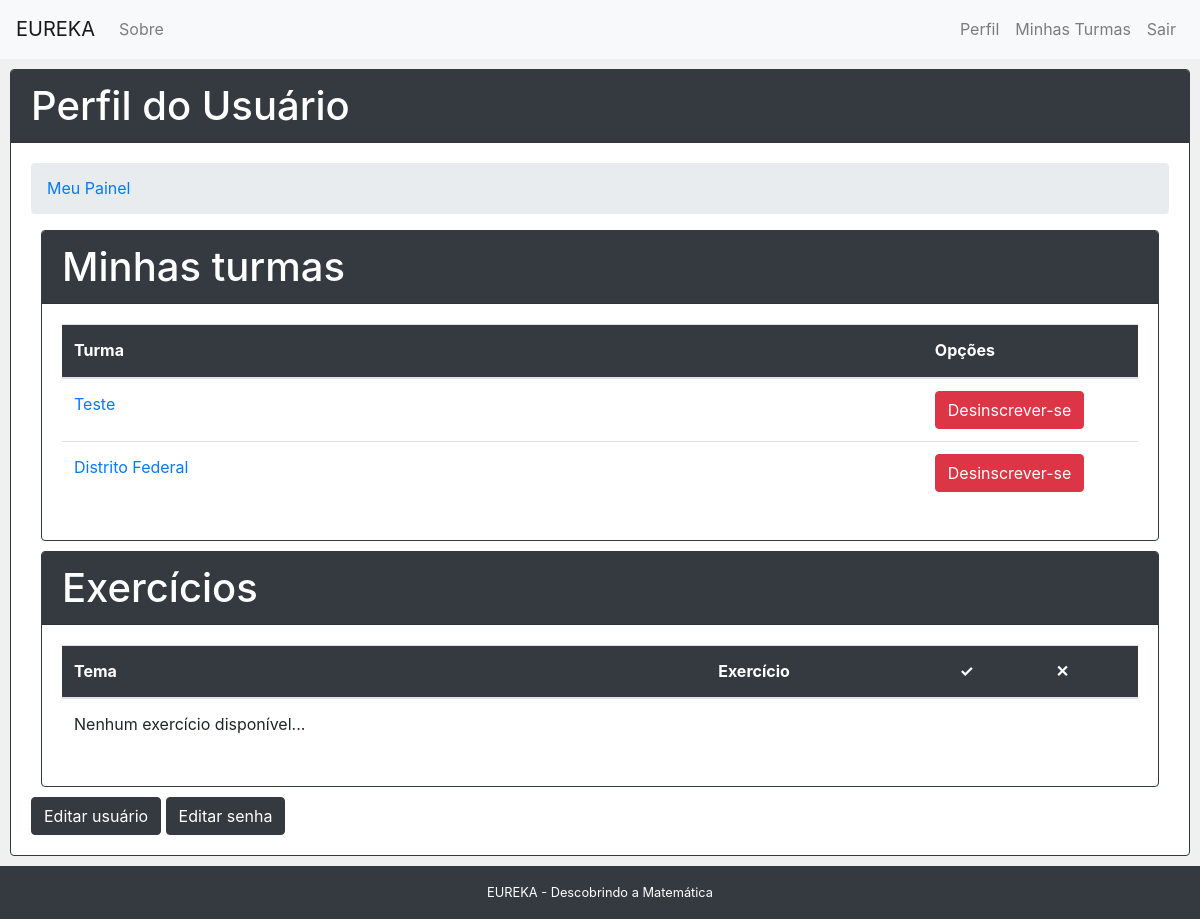
The app's page /usuario/ (signed in), older data.
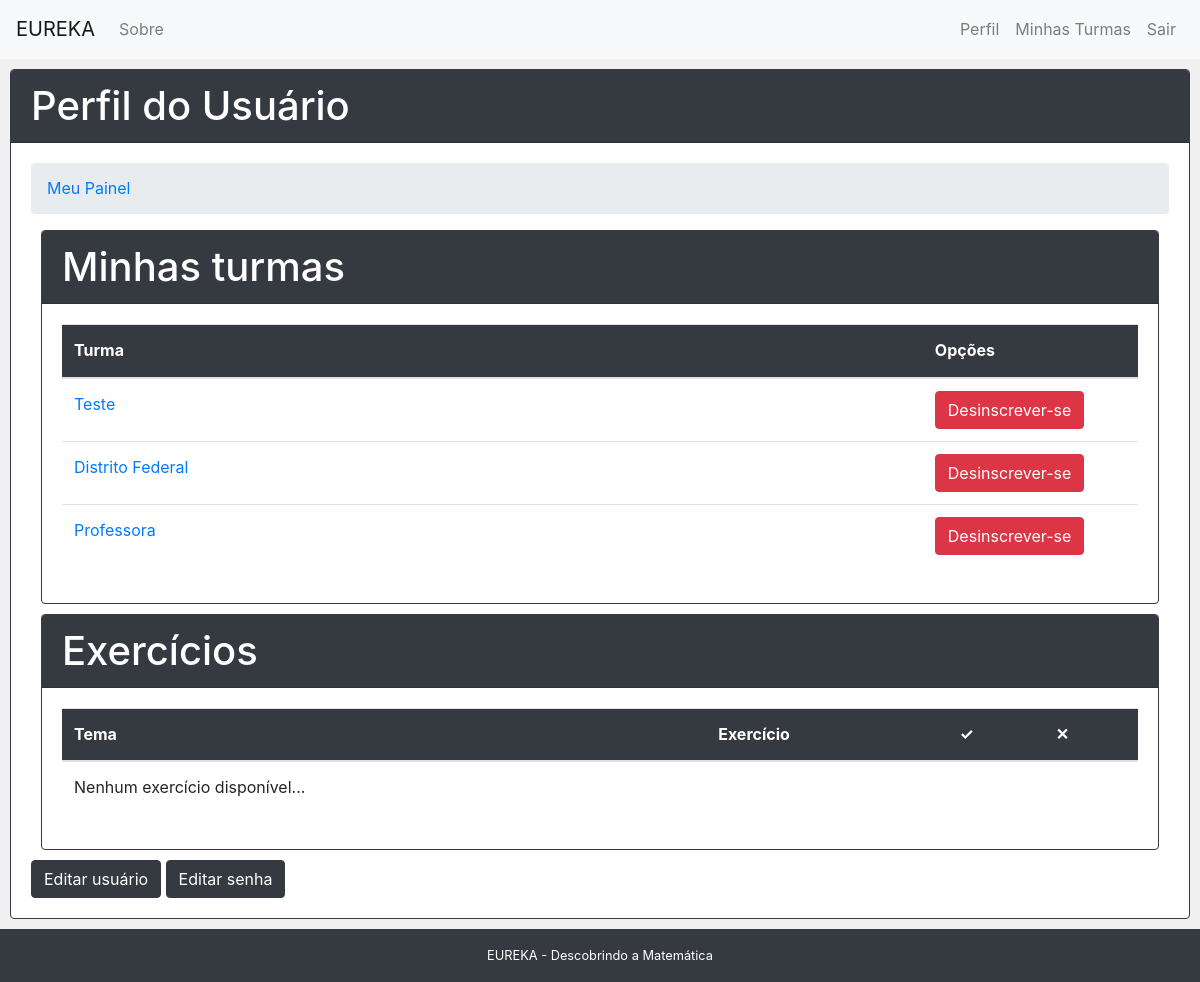
The same page, newer data.
### core/models.py (models this page shows)
class Aluno_Turma(models.Model):
	turma_id = models.ForeignKey('Turma', related_name = 'matriculas', on_delete=models.CASCADE)
	aluno_id = models.ForeignKey(get_user_model(), verbose_name = 'Usuário', related_name = 'matriculas', on_delete=models.CASCADE, null = True)
	class Meta:
		verbose_name = 'Inscrição'
		verbose_name_plural = 'Inscrições'
		unique_together = (('aluno_id','turma_id'),)

class Turma(models.Model):
	COURSE_OPTIONS = (
		('PUBLICA', 'Pública'),
		('PRIVADA', 'Privada'),
	)
	name = models.CharField('Nome', max_length=100)
	course_type = models.CharField('Tipo', max_length=9, choices=COURSE_OPTIONS, default='PUBLICA')
	responsible = models.ForeignKey('Usuario', on_delete=models.CASCADE)
	created_at = models.DateTimeField('Criado em', auto_now_add=True)
	updated_at = models.DateTimeField('Atualizado em', auto_now=True)
	def __str__(self):
		return self.name

### core/views/user.py (the view)
# urls.py: path('usuario/', views.usuario, name='usuario'),
@login_required
def usuario(request):
	turmas = Turma.objects.filter(responsible= request.user)
	aluno_exercicios = Aluno_Exercicio.objects.filter(aluno_id=request.user)
	print(aluno_exercicios)
	context = {
		'turmas' : turmas,
		'aluno_exercicios' : aluno_exercicios
	}
	return render(request,'user/usuario.html', context)

### core/models.py (called while the page is built)
	def __str__(self):
		return self.name

### core/templatetags/version.py (called while the page is built)
@register.simple_tag
def load_my_courses(user):
	return Aluno_Turma.objects.filter(aluno_id=user)

### core/templates/user/usuario.html (shortened to what this page needs)
{% extends "base.html" %}
{% load version %}
{% block content %}
<div class="card cardEspecial">
	<div class="card-header bg-dark text-white">
		<h1>Perfil do Usuário</h1>
	</div>
	<div class="card-body">
		<div class="pure-u-1">
			<ul class="breadcrumb">
				{% block breadcrumb %}
				<li><a href="{% url 'usuario' %}">Meu Painel</a></li>
				{% endblock %}
			</ul>
		</div>
		<div>
			{% block dashboard_content %}
				<div class="card cardEspecial">
					<div class="card-header bg-dark text-white">
						<h1>Minhas turmas</h1>
					</div>
					<div class="card-body">
						<table class="table">
							<thead class="bg-dark text-white">
								<tr>
									<th scope="col">Turma</th>
									<th scope="col" style="width: 20%">Opções</th>
								</tr>
							</thead>
							<tbody>
								{% if user.user_type == 'ALUNO' %}
								{% load_my_courses user as matriculas %}
								{% for matricula in matriculas %}
									<tr>
										<td><a href="{% url 'turma' matricula.turma_id.pk %}">{{ matricula.turma_id }}</a></td>
										<td><a href="{% url 'desmatricular' matricula.turma_id.pk %}" class="btn btn-danger">Desinscrever-se</a></td>
									</tr>
								{% empty %}
									<tr>
										<td>Nenhuma turma disponível...</td>
									</tr>
								{% endfor %}
							{% endif %}
						  </tbody>
						</table>
					</div>
				</div>
				<div class="card cardEspecial">
					<div class="card-header bg-dark text-white">
						<h1>Exercícios</h1>
					</div>
					<div class="card-body">
						<table class="table">
							<thead class="bg-dark text-white">
								<tr>
									<th scope="col">Tema</th>
									<th scope="col">Exercício</th>
									<th scope="col">&#10003;</th>
									<th scope="col">&#10005;</th>
								</tr>
							</thead>
							<tbody>
								{% for aluno_exercicio in aluno_exercicios %}
									<tr>
										<td>{{aluno_exercicio.exercicio_id.tema_id}}</td>
										<td>{{aluno_exercicio.exercicio_id}}</td>
										<td>{{aluno_exercicio.corrects}}</td>
										<td>{{aluno_exercicio.wrongs}}</td>
									</tr>
								{% empty %}
									<tr>
										<td>Nenhum exercício disponível...</td>
									</tr>
								{% endfor %}
						  </tbody>
						</table>
					</div>
				</div>
				<form action="{% url 'editar_usuario' %}" style="display:inline-block;">
					<input type="submit" value="Editar usuário" class="btn btn-dark"/>
				</form>
				<form action="{% url 'editar_senha' %}" style="display:inline-block;">
					<input type="submit" value="Editar senha" class="btn btn-dark"/>
				</form>
			{% endblock %}
		</div>
	</div>
</div>
{% endblock %}

Row changes from the older to the newer data that the page shows:
added Aluno_Turma: turma_id "Professora"
